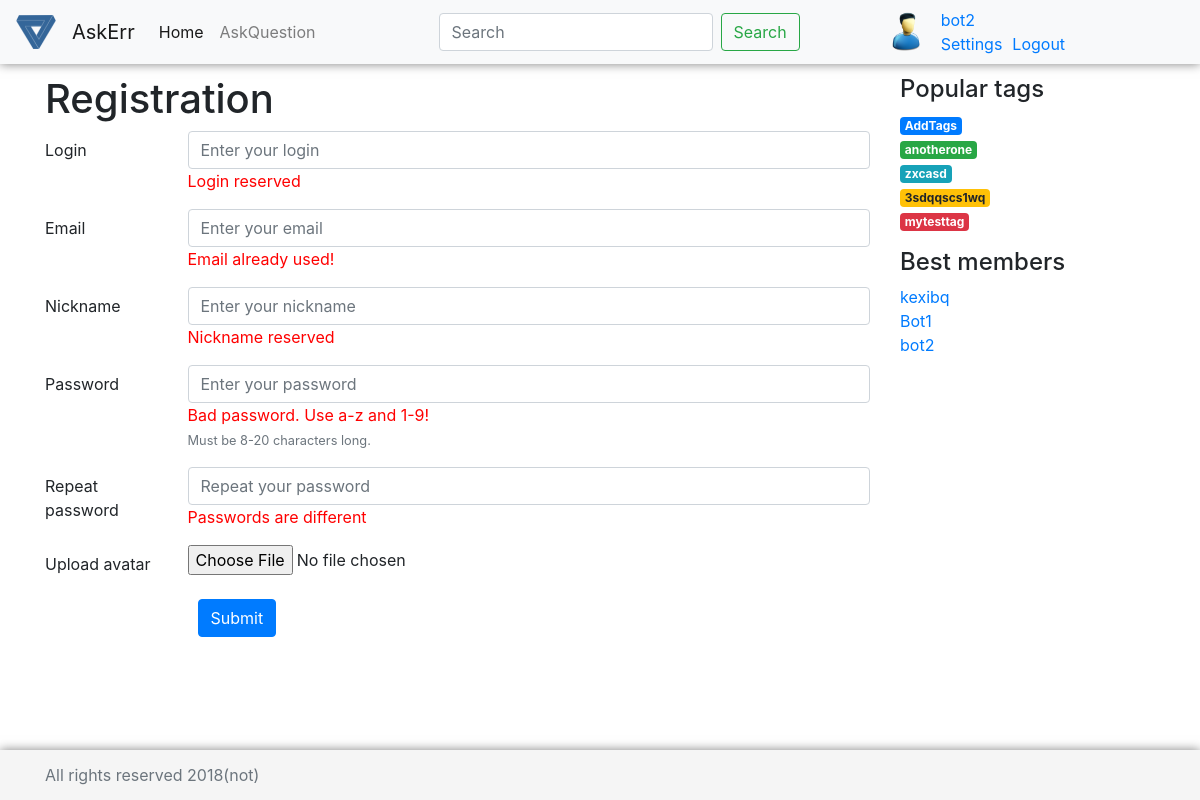
The page /registration/ (signed in) on the database its author committed.
### questions/models.py (models this page shows)
class User(AbstractUser):
    email = models.EmailField(unique=True)
    upload = models.ImageField(default='user.png',upload_to='uploads/%Y/%m/%d')

class Tag(models.Model):
    title = models.CharField(max_length=120, verbose_name=u"Заголовок ярлыка")
    def __str__(self):
        return self.title

### questions/views.py (the view)
# urls.py: path('registration/',views.registration, name='registration'),
def registration(request):
    tags = randomQuerySet(Tag.objects.all(), 5)
    users = User.objects.all()
    return render(request, 'registration.html', {'tags':tags,'users':users, 'page_title':'Registration'})

### questions/otherfuncs.py (called while the page is built)
def randomQuerySet(items, size):
    result = []
    ls = []
    if (size > items.count()):
        return items
    num = random.randrange(0, items.count())
    for i in range(size):
        while (num in ls):
            num = random.randrange(0, items.count())
        ls.append(num)
    for i in range(size):
        result.append(items[ls[i]])
    return result

### templates/registration.html
{% extends 'base.html' %}
{% block left-side %}
            <h1>Registration</h1>
            <form class="form-group">
                <div class="form-group row has-warning">
                    <label for="LoginInput" class="col-sm-2 col-form-label">Login</label>
                    <div class="col-sm-10">
                        <div><input  class="form-control" id="LoginInput" placeholder="Enter your login "></div>
                        <div class="attention">Login reserved</div>
                    </div>
                </div>
                <div class="form-group row has-warning">
                    <label for="emailinput" class="col-sm-2 col-form-label">Email</label>
                    <div class="col-sm-10">
                        <input type="email" class="form-control"  id="EmailInput" placeholder="Enter your email">
                        <div class="attention">Email already used!</div>
                    </div>
                </div>
                <div class="form-group row has-warning">
                    <label for="nickinput" class="col-sm-2 col-form-label">Nickname</label>
                    <div class="col-sm-10">
                        <input type="email" class="form-control"  id="NickInput" placeholder="Enter your nickname">
                        <div class="attention">Nickname reserved</div>
                    </div>
                </div>
                <div class="form-group row has-warning">
                    <label for="inputPassword" class="col-sm-2 col-form-label">Password</label>
                    <div class="col-sm-10">
                        <input type="password" class="form-control"  id="inputPassword" placeholder="Enter your password">
                        <div class="attention">Bad password. Use a-z and 1-9!</div>
                        <small class="text-muted">
                            Must be 8-20 characters long. </small>
                    </div>
                </div>
                <div class="form-group row has-warning">
                    <label for="inputPassword" class="col-sm-2 col-form-label">Repeat password</label>
                    <div class="col-sm-10">
                        <input type="password" class="form-control"  id="repeatPassword" placeholder="Repeat your password">
                        <div class="attention">Passwords are different</div>
                    </div>
                </div>
                <div class="form-group row">
                    <label for="exampleInputFile" class="col-sm-2 col-form-label">Upload avatar</label>
                    <div class="col-sm-10">
                        <input type="file" class="form-control-file" id="exampleInputFile" aria-describedby="fileHelp">
                    </div>
                </div>
            </form>
            <div class="col-sm-10 offset-sm-2">
                <button class="btn btn-primary">Submit</button>
            </div>
{% endblock %}

### templates/base.html (shortened to what this page needs)
{% load static %}
<!DOCTYPE html>
<html lang="en">
<head>
    <link href="{% static 'bootstrap/css/bootstrap.min.css' %}" rel="stylesheet">
    <link href="{% static 'css/style.css' %}" rel="stylesheet" type="text/css">
    <link href="{% static 'css/askme.css' %}" rel="stylesheet" type="text/css">
</head>
<body>
    <header>
      <nav class="navbar navbar-expand-md navbar-light fixed-top bg-light my-nav">
        <img src="{% static 'img/sitelogo.png' %}" class="navbar-brand logo">
        <a class="navbar-brand" href="{% url 'home' %}">AskErr</a>
        <div class="collapse navbar-collapse" id="navbarCollapse">
          <ul class="navbar-nav mr-auto">
            <li class="nav-item active">
              <a class="nav-link" href="{% url 'home' %}"> Home <span class="sr-only">(current)</span></a>
            </li>
            <li class="nav-item">
              <a class="nav-link" href="{% url 'ask-question' %}"> AskQuestion </a>
            </li>
          </ul>
          <form class="form-inline mt-2 mt-md-0">
            <input class="form-control mr-sm-2" type="text" placeholder="Search" aria-label="Search">
            <button class="btn btn-outline-success my-2 my-sm-0" type="submit">Search</button>
          </form>
          {% if user.is_authenticated %}
          <div class="col-sm-1"></div>
          <img src="{{  user.upload.url }}" class="rounded-circle logo pull-right">
          <div class = "col-md-3 align-self-end">
            <div class ="row">
            <a class="user" href="#" style="padding-left: 15px">{{ user.username }} </a>
            </div>
            <div class ="row">
            <a class="user" href="#" style="padding-left:15px;padding-right: 10px">Settings</a>
            <a class="user" href="{% url 'logout' %}">Logout</a>
            </div>
          </div>
          {% endif %}
        </div>
      </nav>
    </header>
<div class="container">
    <div class="row">
        <div class="col-md-9 ">
            {% block left-side %}
            {% endblock %}
        </div>
        <div class="col-md-3">
            {% block right-side %}
                {% include 'right-side.html' %}
            {% endblock %}
        </div>
    </div>
</div>
<footer class="footer">
    <div class="container">
        <p class="text-muted" style="margin: auto;">All rights reserved 2018(not)</p>
    </div>
</footer>
</body>

### templates/right-side.html
    <h4>Popular tags</h4>
    <ol class="list-unstyled ">
    {% for tag in tags %}
       <li><a class="{% cycle "badge badge-primary" "badge badge-success" "badge badge-info" "badge badge-warning" "badge badge-danger"%}" href="{% url 'questions-on-tag' tag %}"> {{ tag.title }} </a></li>
    {% endfor %}
	</ol>
    <div class="sidebar-module">
        <h4>Best members</h4>
        <ol class="list-unstyled ">
            {% for user in users%}
                    <li><a href="#">{{user.username}}</a></li>
            {% endfor %}
        </ol>
    </div>

### static/css/style.css (style rules this page uses)
body { padding-top: 15px; }
.logo { width: 40px; }
.my-nav { box-shadow: 0 0 10px rgba(0,0,0,0.5); }
footer { box-shadow: 0 0 10px rgba(0,0,0,0.5); background: #F2F2F2; }
.attention { color: red; }

### static/css/askme.css (style rules this page uses)
html { position: relative; min-height: 100%; }
body { margin-bottom: 60px; }
.footer { position: absolute; bottom: 0; width: 100%; height: 50px; line-height: 50px; background-color: #f5f5f5; }
body > .container { padding: 60px 15px 0; }
.footer > .container { padding-right: 15px; padding-left: 15px; }

### rows shown on the page
User: upload (placeholder picture), username "bot2"
Tag: title "AddTags"
Tag: title "anotherone"
Tag: title "zxcasd"
Tag: title "3sdqqscs1wq"
Tag: title "mytesttag"
User: username "kexibq"
User: username "Bot1"
